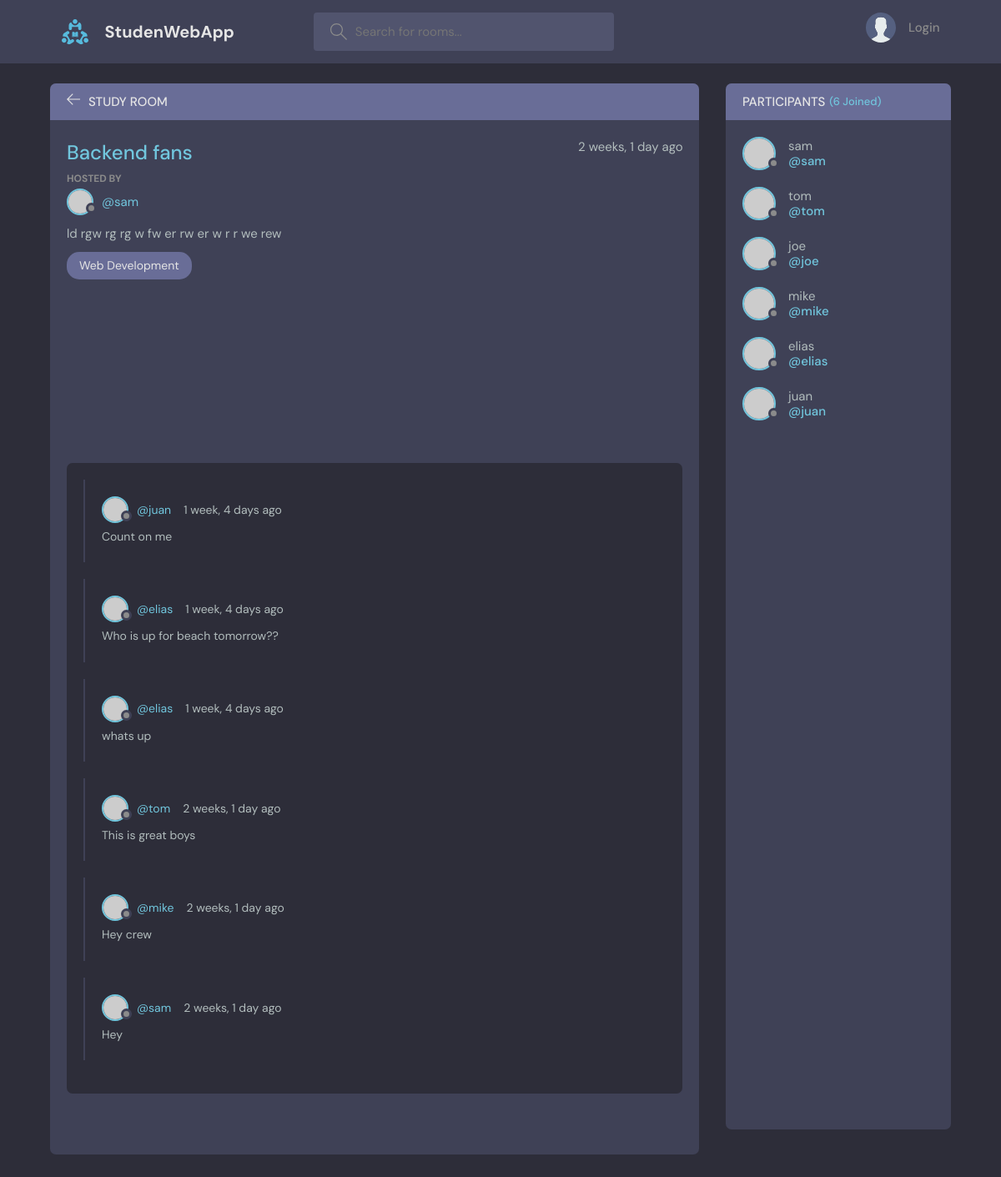
The page /room/4 on the database as committed earlier.
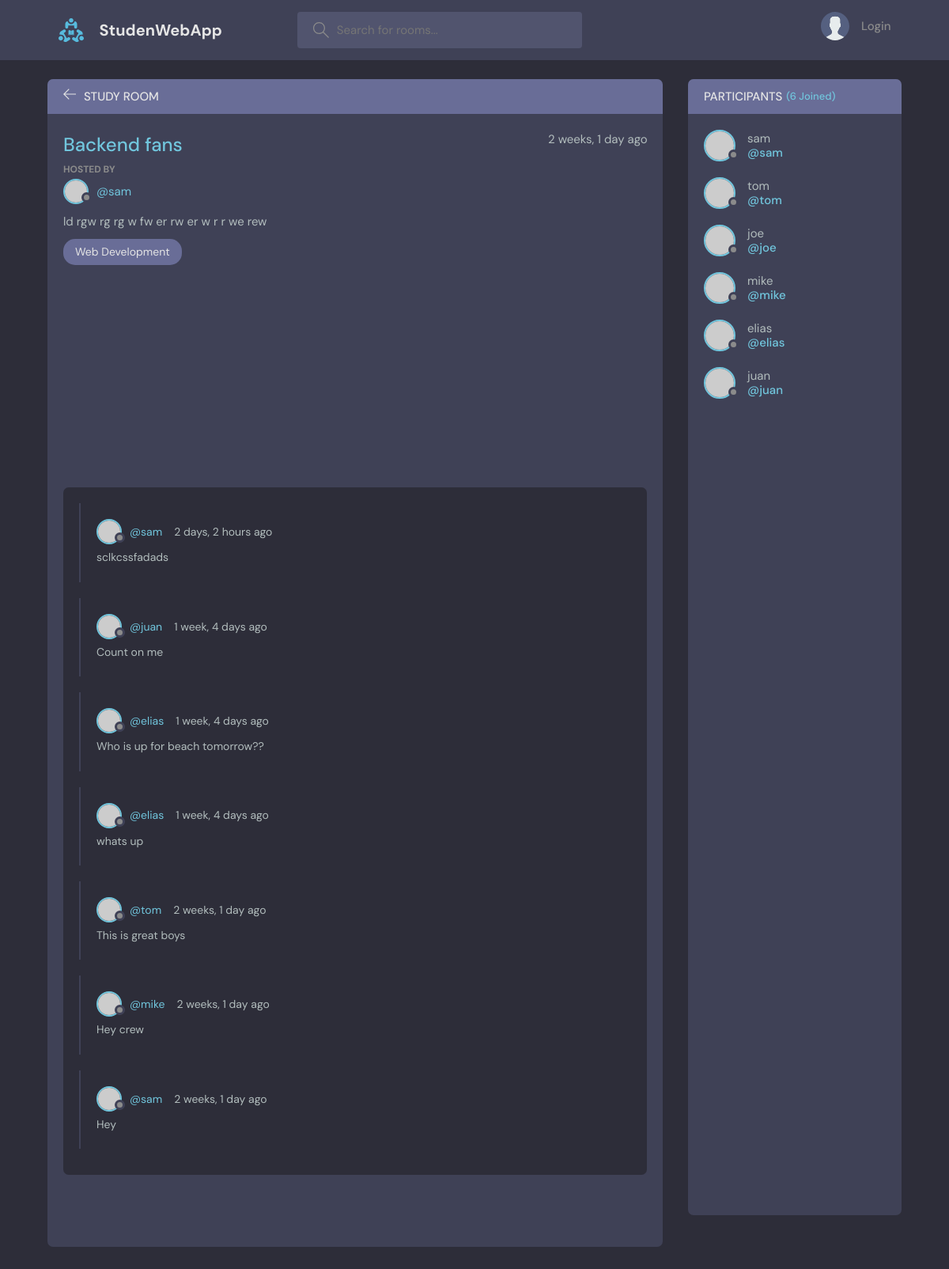
The same page on the database as committed later.
### base/models.py (models this page shows, shortened)
class Message(models.Model):
    user = models.ForeignKey(User, on_delete=models.CASCADE)
    room = models.ForeignKey( Room, on_delete=models.CASCADE)
    body = models.TextField()
    updated = models.DateTimeField(auto_now=True)
    created = models.DateTimeField(auto_now_add=True)
    class Meta:
        ordering = ['-updated','-created']

### base/views.py (the view, shortened to what this page needs)
# urls.py: path('room/<str:pk>', views.room, name="room"),
def room(request, pk):
    room = Room.objects.get(id=pk)
    room_messages = room.message_set.all().order_by('-created')
    participants = room.participants.all()
    context = {"room":room, "room_messages": room_messages, "participants": participants}
    return render(request, 'base/room.html', context)

### base/models.py (called while the page is built)
    def __str__(self) -> str:
        return self.name

### base/templates/base/room.html (shortened to what this page needs)
{% extends 'layout.html' %}
    {% block mainBlock %}
      <main class="profile-page layout layout--2">
        <div class="container">
          <div class="room">
            <div class="room__top">
              <div class="room__topLeft">
                <a href="{% url 'home' %}">
                  <svg version="1.1" xmlns="http://www.w3.org/2000/svg" width="32" height="32" viewBox="0 0 32 32">
                    <title>arrow-left</title>
                    <path
                      d="M13.723 2.286l-13.723 13.714 13.719 13.714 1.616-1.611-10.96-10.96h27.625v-2.286h-27.625l10.965-10.965-1.616-1.607z"
                    ></path>
                  </svg>
                </a>
                <h3>Study Room</h3>
              </div>
            </div>
            <div class="room__box scroll">
              <div class="room__header scroll">
                <div class="room__info">
                  <h3>{{ room.name }}</h3>
                  <span>{{ room.created|timesince }} ago</span>
                </div>
                <div class="room__hosted">
                  <p>Hosted By</p>
                  <a href="{% url 'user-profile' room.host.id %}" class="room__author">
                    <div class="avatar avatar--small">
                      <img src="https://randomuser.me/api/portraits/men/37.jpg" />
                    </div>
                    <span>@{{ room.host.username }}</span>
                  </a>
                </div>
                <div class="room__details">
                  {{ room.description }}
                </div>
                <span class="room__topics">{{ room.topic }}</span>
              </div>
              <div class="room__conversation">
                <div class="threads scroll">
                  {% for message in room_messages %}
                  <div class="thread">
                    <div class="thread__top">
                      <div class="thread__author">
                        <a href="{% url 'user-profile' message.user.id %}" class="thread__authorInfo">
                          <div class="avatar avatar--small">
                            <img src="https://randomuser.me/api/portraits/men/37.jpg" />
                          </div>
                          <span>@{{ message.user }}</span>
                        </a>
                        <span class="thread__date">{{ message.created|timesince }} ago</span>
                      </div>
                    </div>
                    <div class="thread__details">
                      {{ message.body }}
                    </div>
                  </div>
                  {% endfor %}
                </div>
              </div>
            </div>
          </div>
          <div class="participants">
            <h3 class="participants__top">Participants <span>({{ room.participants.all.count }} Joined)</span></h3>
            <div class="participants__list scroll">
              {% for user in participants %}
              <a href="{% url 'user-profile' user.id %}" class="participant">
                <div class="avatar avatar--medium">
                  <img src="https://randomuser.me/api/portraits/men/37.jpg" />
                </div>
                <p>
                  {{ user.username }}
                  <span>@{{ user.username }}</span>
                </p>
              </a>
              {% endfor %}
            </div>
          </div>
        </div>
      </main>
    {% endblock mainBlock %}

Rows that differ between the two databases and show on the page:
added Message: user "sam", created "2 days, 2 hours", body "sclkcssfadads"
